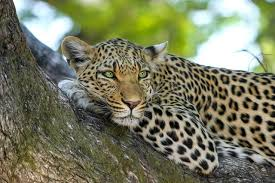
#> input picture day 5/cheta.jpeg, 275 x 183 px
$ python 'intensity of pixel.py'
#> lines starting #> are read from the running program, lines starting #| are printed output that depends on the picture; after the words box and inside, x2 and y2 are one past the last pixel; in counts of white or black regions, pixels touching at a corner belong together
import cv2
import matplotlib.pyplot as plt

img = cv2.imread("cheta.jpeg")
#> img is the input picture: shape (183, 275, 3); mean B, G, R 96.9, 123.1, 120.5

gray = cv2.cvtColor(img,cv2.COLOR_BGR2GRAY)
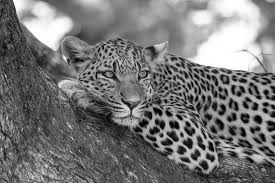
#> gray: shape (183, 275); min 0, max 255, mean 119.3

threshold,thresh = cv2.threshold(gray,0,255,cv2.THRESH_BINARY+cv2.THRESH_OTSU)
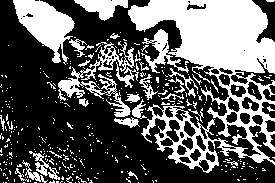
#> thresh: shape (183, 275); 36.8% white; 356 white regions (328 under 20 px), largest, box (x1, y1, x2, y2) and area: (128, 0, 275, 173) 11544, (13, 0, 75, 65) 1969, (58, 42, 139, 117) 1596
#> threshold = 132


plt.imshow(cv2.cvtColor(thresh,cv2.COLOR_BGR2RGB))
plt.show()

$ run again, with day 5/TOWER.JPEG.jpg copied over day 5/cheta.jpeg
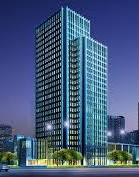
#> input picture day 5/TOWER.JPEG.jpg, 139 x 177 px
#> img is the input picture: shape (177, 139, 3); mean B, G, R 124.2, 90.3, 69.4
#> `gray = cv2.cvtColor(img,cv2.COLOR_BGR2GRAY)`:
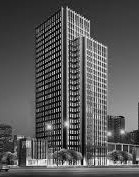
#> gray: shape (177, 139); min 2, max 254, mean 87.9
#> `threshold,thresh = cv2.threshold(gray,0,255,cv2.THRESH_BINARY+cv2.THRE..`:
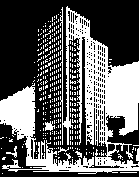
#> thresh: shape (177, 139); 37.6% white; 341 white regions (335 under 20 px), largest, box (x1, y1, x2, y2) and area: (0, 6, 139, 174) 8012, (45, 121, 55, 131) 64, (6, 146, 17, 158) 41, (136, 148, 139, 161) 31, (58, 147, 69, 153) 24, (75, 151, 82, 158) 24
#> threshold = 97
